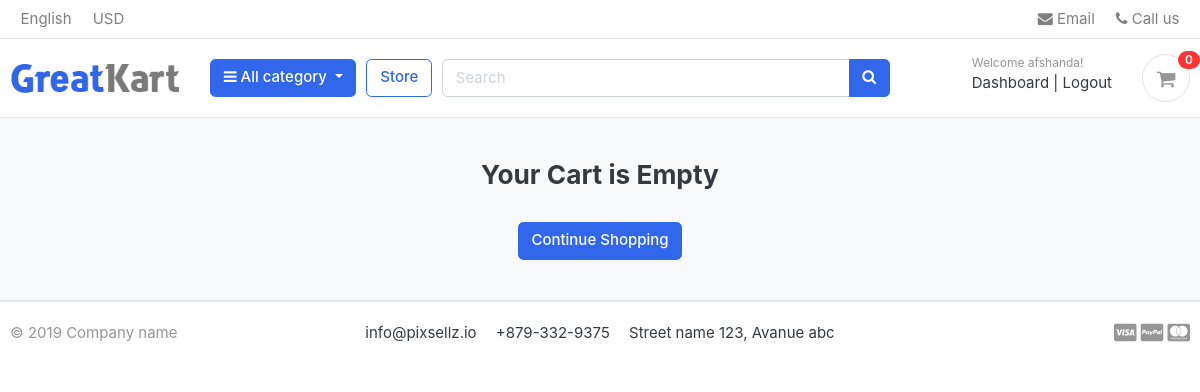
The page /cart/ (signed in) on the database as committed earlier.
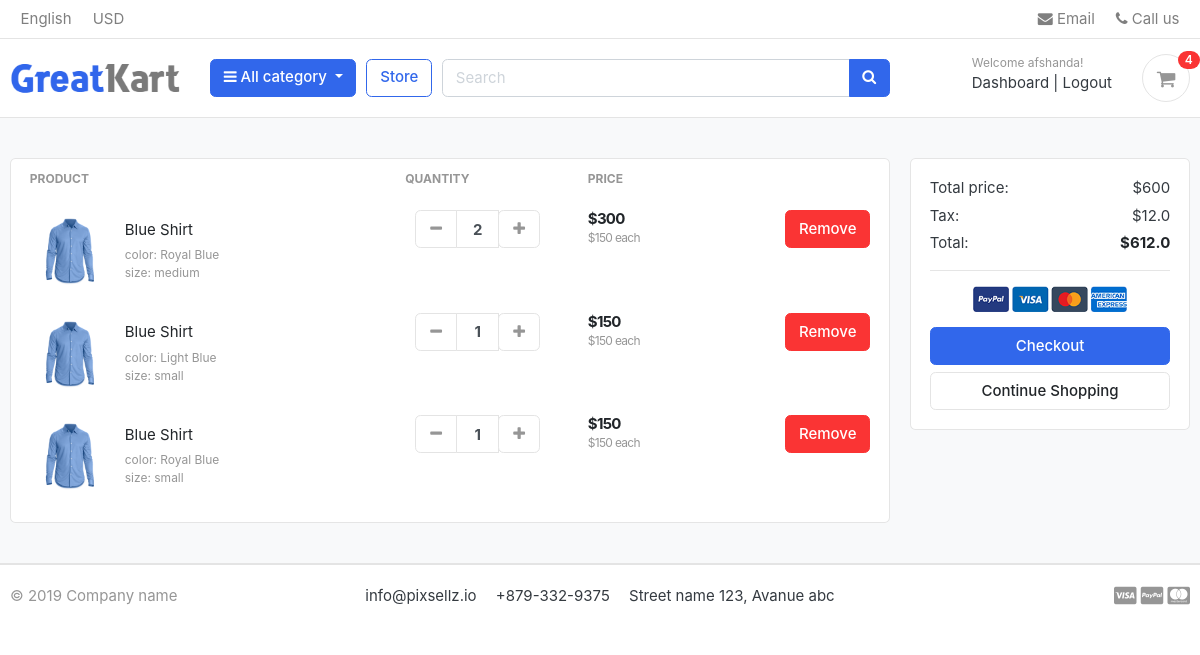
The same page on the database as committed later.
### carts/models.py (models this page shows, shortened)
class CartItem(models.Model):
    user = models.ForeignKey(Account, on_delete=CASCADE, null=True )
    product = models.ForeignKey(Product, on_delete=models.CASCADE)
    variations = models.ManyToManyField(Variation, blank=True)
    cart = models.ForeignKey(Cart, on_delete=models.CASCADE, null=True)
    qunatity = models.IntegerField()
    is_active = models.BooleanField(default=True)
    def subTotal(self):
        return self.product.price * self.qunatity

### store/models.py (models this page shows, shortened)
class Product(models.Model):
    product_name    = models.CharField(max_length=200, unique=True)
    slug            = models.SlugField(max_length=200, unique = True)
    description     = models.TextField(max_length=500)
    price           = models.IntegerField()
    images          = models.ImageField(upload_to='photos/products')
    stock           = models.IntegerField()
    is_available    = models.BooleanField(default=True)
    category        = models.ForeignKey(category, on_delete=models.CASCADE)
    created_date    = models.DateTimeField(auto_now_add=True)
    modified_date   = models.DateTimeField(auto_now=True)
    def get_url(self):
        return reverse('product_details', args = [self.category.slug, self.slug])

class Variation(models.Model):
    product = models.ForeignKey(Product, on_delete=models.CASCADE)
    variation_category = models.CharField(max_length=100, choices=variation_category_choices)
    variation_value = models.CharField(max_length=100)
    is_active = models.BooleanField(default=True)
    created_date = models.DateTimeField(auto_now=True)
    objects = VariationManager()

### carts/views.py (the view)
# urls.py: path('', views.cart, name = 'cart'),
def cart(request, total = 0, quantity = 0, cart_items = None):
    tax =0
    grand_total = 0
    try:
        if request.user.is_authenticated:
            cart_items = CartItem.objects.filter(user = request.user, is_active = True)
        else:
            cart = Cart.objects.get(cart_id = _cart_id(request))
            cart_items = CartItem.objects.filter(cart=cart, is_active = True)
        for cart_item in cart_items:
            total += (cart_item.qunatity * cart_item.product.price)
            quantity += cart_item.qunatity
        tax = (2 * total)/100
        grand_total = total + tax
    except ObjectDoesNotExist:
        pass
    context = {
        'total' :  total,
        'quantity' : quantity,
        'cart_items' : cart_items,
        'tax' : tax,
        'grand_total' : grand_total
    }
    return render(request, 'store/cart.html', context)

### carts/context_processors.py (called while the page is built)
def counter(request):
    cart_count = 0
    if 'admin' in request.path:
        return {}
    else:
        cart = Cart.objects.filter(cart_id= _cart_id(request))
        if request.user.is_authenticated:
            cart_items = CartItem.objects.all().filter(user = request.user)
        else:
            cart_items = CartItem.objects.all().filter(cart = cart[:1])
        try:
            for cart_item in cart_items:
                cart_count += cart_item.qunatity
        except Cart.DoesNotExist:
            cart_count = 0
    return dict(cart_count = cart_count)

### carts/views.py (called while the page is built)
def _cart_id(request):
    cart = request.session.session_key
    if not cart:
        cart = request.session.create()
    return cart

### category/context_processors.py (called while the page is built)
def menu_links(request):
    links = models.category.objects.all()
    return dict(links = links)

### category/models.py (called while the page is built)
    def get_urls(self):
        return reverse('product-by-category', args=[self.slug])

### templates/store/cart.html (shortened to what the changed rows need)
{% extends 'base.html'%}
{% load static %}
{% block content %}
<section class="section-content padding-y bg">
    <div class="container">
    {% if not cart_items%}
        <h3 class="text-center">Your Cart is Empty</h3>
        <br/>
        <div class="text-center">
            <a href="{% url 'store'%}" class="btn btn-primary">Continue Shopping</a>
        </div>
    {% else %}
    <div class="row">
        <aside class="col-lg-9">
    <div class="card">
    <table class="table table-borderless table-shopping-cart">
    <thead class="text-muted">
    <tr class="small text-uppercase">
      <th scope="col">Product</th>
      <th scope="col" width="120">Quantity</th>
      <th scope="col" width="120">Price</th>
      <th scope="col" class="text-right" width="200"> </th>
    </tr>
    </thead>
    <tbody>
    {% for cart_item in cart_items %}
    <tr>
        <td>
            <figure class="itemside align-items-center">
                <div class="aside"><img src="{{ cart_item.product.images.url }}" class="img-sm"></div>
                <figcaption class="info">
                    <a href="{{ cart_item.product.get_url }}" class="title text-dark">{{ cart_item.product.product_name}}</a>
                    {% if cart_item.variations.all %}
                        {% for variation in cart_item.variations.all %}
                            <p class="text-muted small">{{variation.variation_category}}: {{variation.variation_value}} <br>
                        {% endfor %}
                    {% endif %}
                </figcaption>
            </figure>
        </td>
        <td>
                        <div class="col">
                            <div class="input-group input-spinner">
                                <div class="input-group-prepend">
                                <a href="{% url 'remove_cart' cart_item.product.id  cart_item.id %}" class="btn btn-light" type="button" id="button-plus"> <i class="fa fa-minus"></i> </a>
                                </div>
                                <input type="text" class="form-control"  value="{{cart_item.qunatity}}">
                                <div class="input-group-append">
                                    <form action="{% url 'add_cart' cart_item.product.id %}" method="POST">
                                            <button class="btn btn-light" type="submit" id="button-minus"> <i class="fa fa-plus"></i> </button>
                                    </form>
                                </div>
                            </div>
                        </div>
        </td>
        <td>
            <div class="price-wrap">
                <var class="price">${{cart_item.subTotal}}</var>
                <small class="text-muted"> ${{cart_item.product.price}} each </small>
            </div>
        </td>
        <td class="text-right">
        <a href="{% url 'remove_cart_item' cart_item.product.id cart_item.id %}" onclick="return confirm('Are you sure to remove the selected item?')" class="btn btn-danger"> Remove</a>
        </td>
    </tr>
    {% endfor %}
    </tbody>
    </table>
    </div>
        </aside>
        <aside class="col-lg-3">
            <div class="card">
            <div class="card-body">
                <dl class="dlist-align">
                  <dt>Total price:</dt>
                  <dd class="text-right">${{total}}</dd>
                </dl>
                <dl class="dlist-align">
                  <dt>Tax:</dt>
                  <dd class="text-right"> ${{tax}}</dd>
                </dl>
                <dl class="dlist-align">
                  <dt>Total:</dt>
                  <dd class="text-right text-dark b"><strong>${{grand_total}}</strong></dd>
                </dl>
                <hr>
                <p class="text-center mb-3">
                    <img src="{% static './images/misc/payments.png'%}" height="26">
                </p>
                <a href="{% url 'checkout'%}" class="btn btn-primary btn-block"> Checkout </a>
                <a href="{% url 'store' %}" class="btn btn-light btn-block">Continue Shopping</a>
            </div>
            </div>
    </aside>
    </div>
    {% endif %}
    </div>
    </section>
{% endblock %}

### templates/includes/navbar.html (shortened to what this page needs)
{% load static %}
<header class="section-header">
    <nav class="navbar p-md-0 navbar-expand-sm navbar-light border-bottom">
    <div class="container">
      <div class="collapse navbar-collapse" id="navbarTop4">
        <ul class="navbar-nav mr-auto">
            <li class="nav-item dropdown">
                 <a href="#" class="nav-link">   English </a>
            </li>
            <li class="nav-item dropdown">
                <a href="#" class="nav-link"> USD </a>
            </li>
        </ul>
        <ul class="navbar-nav">
            <li><a href="#" class="nav-link"> <i class="fa fa-envelope"></i> Email </a></li>
            <li><a href="#" class="nav-link"> <i class="fa fa-phone"></i> Call us </a></li>
        </ul>
      </div>
    </div>
    </nav>
    <section class="header-main border-bottom">
        <div class="container">
    <div class="row align-items-center">
        <div class="col-lg-2 col-md-3 col-6">
            <a href="{% url 'index'%}" class="brand-wrap">
                <img class="logo" src="{%static './images/logo.png'%}">
            </a>
        </div>
        <div class="col-lg col-sm col-md col-6 flex-grow-0">
            <div class="category-wrap dropdown d-inline-block float-right">
                <button type="button" class="btn btn-primary dropdown-toggle" data-toggle="dropdown">
                    <i class="fa fa-bars"></i> All category
                </button>
            </div>
        </div>
        <a href="{% url 'store'%}" class="btn btn-outline-primary">Store</a>
        <div class="col-lg  col-md-6 col-sm-12 col">
            <form action="{% url 'search' %}" class="search">
                <div class="input-group w-100">
                    <input type="text" class="form-control" style="width:60%;" placeholder="Search" name="keyword">
                    <div class="input-group-append">
                      <button class="btn btn-primary" type="submit">
                        <i class="fa fa-search"></i>
                      </button>
                    </div>
                </div>
            </form>
        </div>
        <div class="col-lg-3 col-sm-6 col-8 order-2 order-lg-3">
                    <div class="d-flex justify-content-end mb-3 mb-lg-0">
                        {% if user.id is None%}
                        <div class="widget-header">
                            <small class="title text-muted">Welcome guest!</small>
                            <div>
                                <a href="{% url 'login' %}">Sign in</a> <span class="dark-transp"> | </span>
                                <a href="{% url 'register' %}"> Register</a>
                            </div>
                        </div>
                        {% else %}
                        <div class="widget-header">
                            <small class="title text-muted">Welcome {{ user.first_name }}!</small>
                            <div>
                                <a href="{% url 'dashboard' %}">Dashboard</a> <span class="dark-transp"> | </span>
                                <a href="{% url 'logout' %}"> Logout</a>
                            </div>
                        </div>
                        {% endif %}
                        <a href="{% url 'cart' %}" class="widget-header pl-3 ml-3">
                            <div class="icon icon-sm rounded-circle border"><i class="fa fa-shopping-cart"></i></div>
                            <span class="badge badge-pill badge-danger notify">{{ cart_count }}</span>
                        </a>
                    </div>
                </div>
    </div>
        </div>
    </section>
    </header>

Rows that differ between the two databases and show on the page:
added CartItem: product.images (picture), product.product_name "Blue Shirt", qunatity "2", subTotal "300", product.price "150"
added Variation: variation_category "color", variation_value "Royal Blue"
added Variation: variation_category "size", variation_value "medium", shown under "Blue Shirt"
added CartItem: product.images (picture), product.product_name "Blue Shirt", qunatity "1", subTotal "150", product.price "150"
added Variation: variation_category "color", variation_value "Light Blue", shown under "Blue Shirt"
added Variation: variation_category "size", variation_value "small"
added CartItem: product.images (picture), product.product_name "Blue Shirt", qunatity "1", subTotal "150", product.price "150"
Other text that changed with them:
{{ cart_count }}: "0" → "4"
{{ total }}: (not shown) → "600"
{{ tax }}: (not shown) → "12.0"
{{ grand_total }}: (not shown) → "612.0"
text no longer shown: "Your Cart is Empty"
text now shown: "PRODUCT QUANTITY PRICE Total price: $ Tax: $ Total: $ Checkout"
